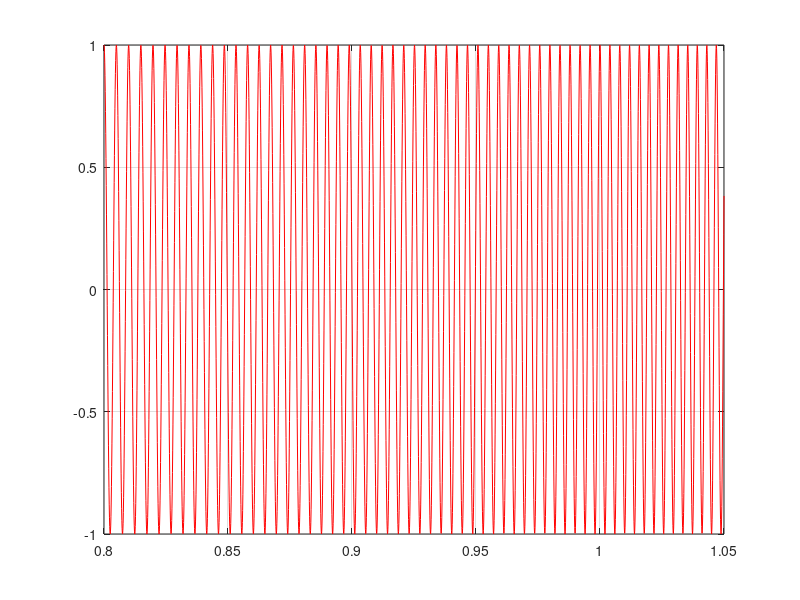

Write MATLAB code to recreate this figure.
%% Mahyar Onsori 9632093
%% Clearing
clc
close all
clear all
%% defining parameters
T=16;%running time
phi=0;%initial phase
f1=0;%starting frequency
f2=4000; % final frequency
c = (f2-f1)/T;%chirpyness or slope 
n=0.005;%Window Parameter
%% Creating Oscilloscope
for i=0:160
    t=(i*n):0.0001:(i*n)+0.25;% Time Variant Window
    y=cos(phi+2*pi*((c/2).*t.^(2)+(f1.*t)));%Chirp signal
    plot(t,y,'r');
    ylim([-1 1]);
    grid on;
    drawnow
    pause(0.25);%controls the pace of the plot
end



 
